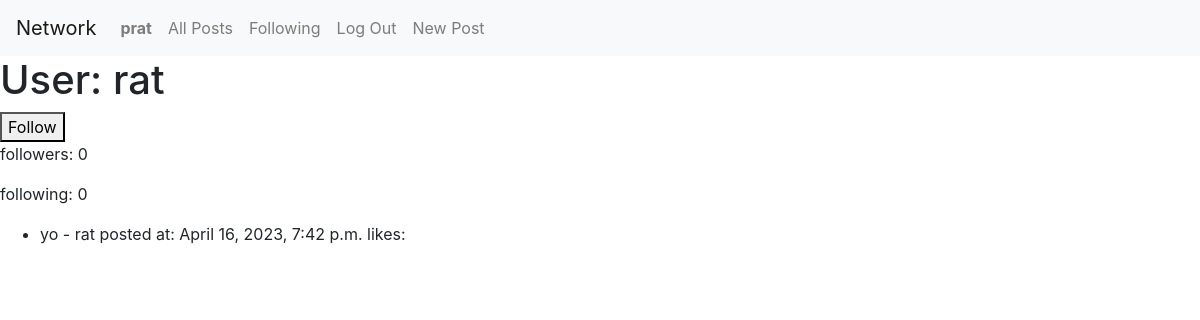
The app's page /profile/2/ (signed in) with its own data.
### network/models.py (models this page shows)
class User(AbstractUser):
    following = models.ManyToManyField('self', blank=True, symmetrical=False, related_name='followers')
    followers_count = models.IntegerField(default=0)
    following_count = models.IntegerField(default=0)

class Post(models.Model):
    content = models.TextField()
    author = models.ForeignKey(User, on_delete=models.CASCADE)
    created_at = models.DateTimeField(auto_now_add = True)
    liked_by = models.ManyToManyField(User, related_name='liked_posts')
    dislikes = models.IntegerField(default=0)

### network/views.py (the view)
# urls.py: path('profile/<int:user_id>/', views.profile, name='profile'),
def profile(request, user_id):
        user = User.objects.get(id=user_id)
        posts = Post.objects.filter(author=user)
        following_usernames = request.user.following.all().values_list('username', flat=True)
        print(following_usernames)
        return render(request, 'network/profile.html', {'posts':posts, 'username':user.username, 'followers_count':user.followers_count, 'following_count':user.following_count, 'following':following_usernames, 'author_id':user.id})

### network/templates/network/profile.html (shortened to what this page needs)
{% extends "network/layout.html" %}
{% block body %}
    <h1>User: {{username}}</h1>
    {% if username in following %}
    <p>You are already following {{ username }}!</p>
    <form method="post" action="{% url 'follow' author_id %}">
        {% csrf_token %}
        <button type="submit">Unfollow</button>
    </form>
    {% elif username != user.username %}
    <form method="post" action="{% url 'follow' author_id %}">
        <button type="submit">Follow</button>
    </form>
{% endif %}
    <p>followers: {{followers_count}}</p>
    <p>following: {{following_count}}</p>
    {% if posts %}
    <ul>
        {% for post in posts %}
            <li>
                <div id="post-content-{{ post.id }}">
                    {{ post.content }} - {{ post.author.username }} posted at: {{post.created_at}} likes: {{post.likes}}
                </div>
            </li>
        {% endfor %}
    </ul>
    {% else %}
    <p>No posts found.</p>
    {% endif %}
 {% endblock %}

### network/templates/network/layout.html (shortened to what this page needs)
{% load static %}
<!DOCTYPE html>
<html lang="en">
    <head>
        <link rel="stylesheet" href="https://stackpath.bootstrapcdn.com/bootstrap/4.4.1/css/bootstrap.min.css">
        <link href="{% static 'network/styles.css' %}" rel="stylesheet">
    </head>
    <body>
        <nav class="navbar navbar-expand-lg navbar-light bg-light">
            <a class="navbar-brand" href="#">Network</a>
            <div>
              <ul class="navbar-nav mr-auto">
                {% if user.is_authenticated %}
                    <li class="nav-item">
                        <a class="nav-link" href="{% url 'profile' user.id%}"><strong>{{ user.username }}</strong></a>
                    </li>
                {% endif %}
                <li class="nav-item">
                  <a class="nav-link" href="{% url 'index' %}">All Posts</a>
                </li>
                {% if user.is_authenticated %}
                    <li class="nav-item">
                        <a class="nav-link" href="{% url 'following' %}">Following</a>
                    </li>
                    <li class="nav-item">
                        <a class="nav-link" href="{% url 'logout' %}">Log Out</a>
                    </li>
                    <li>
                        <a class="nav-link" href="{% url 'newPost' %}">New Post</a>
                    </li>
                {% endif %}
              </ul>
            </div>
          </nav>
        <div class="body">
            {% block body %}
            {% endblock %}
        </div>
    </body>
</html>

### records on screen
User: username "prat"
User: username "rat"
Post: content "yo", author.username "rat", created_at "April 16, 2023, 7:42 p.m."

### other values on screen
{{ followers_count }} "0"
{{ following_count }} "0"
